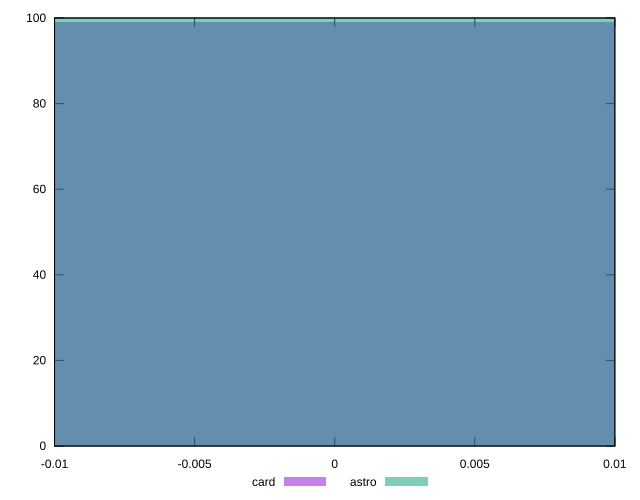

Generate this figure with gnuplot:
reset

$card <<EOF
0 99
EOF

$astro <<EOF
0 100
EOF

set key outside below
set boxwidth 0.1
set xrange [-0.01:0.01]
set yrange [0:100]
set trange [0:100]
set style fill transparent solid 0.5 noborder
set terminal svg size 640, 500 enhanced background rgb 'white'
set output "reports/report_00030_2021-02-24T20-42-31.540Z/uses-optimized-images/comparison/histogram/2_vs_3.svg"

plot $card title "card" with boxes, \
     $astro title "astro" with boxes

reset
